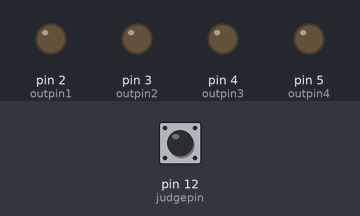
The sketch below on a simulated Arduino Uno, built with avr-gcc and run on an emulated ATmega328P. Parts: output pins drawn as LEDs (lit = HIGH). The test bench sets the inputs (shaded band); at power-on: pin 12 (judgepin) HIGH. At 51.0 s the program stops and its outputs stay as they are.

Above: at 0.1 s.
At 10.1 s:
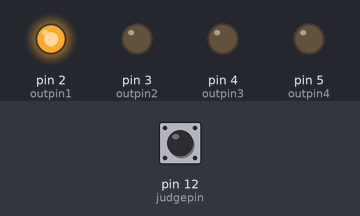
At 20.1 s:
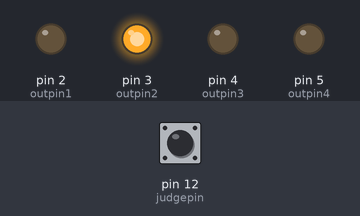
At 30.1 s:
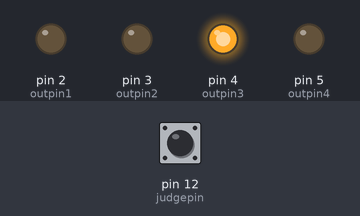
At 40.1 s:
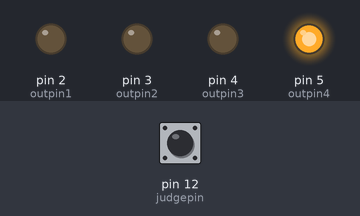
Timing chart, 0 to 46.5 s (numbered marks = the images above):
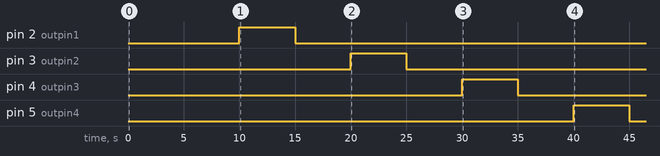

The sketch:

nichrome_test.ino
```cpp
#define outpin1 2
#define outpin2 3
#define outpin3 4
#define outpin4 5
#define judgepin 12

void setup() {
  pinMode(outpin1, OUTPUT);
  pinMode(outpin2, OUTPUT);
  pinMode(outpin3, OUTPUT);
  pinMode(outpin4, OUTPUT);
  pinMode(judgepin, INPUT_PULLUP);
}

void loop() {
  while(digitalRead(judgepin) == 0){
    delay(100);
  }
  delay(10000);
  digitalWrite(outpin1, HIGH);
  delay(5000);
  digitalWrite(outpin1, LOW);
  delay(5000);
  digitalWrite(outpin2, HIGH);
  delay(5000);
  digitalWrite(outpin2, LOW);
  delay(5000);
  digitalWrite(outpin3, HIGH);
  delay(5000);
  digitalWrite(outpin3, LOW);
  delay(5000);
  digitalWrite(outpin4, HIGH);
  delay(5000);
  digitalWrite(outpin4, LOW);
  delay(5000);
  while(1){
    delay(1000);
  }
}
```

Measured:
- by itself, pin 2 (outpin1): LOW → HIGH at 10.0 s, → LOW 5.0 s later
- by itself, pin 3 (outpin2): LOW → HIGH at 20.0 s, → LOW 5.0 s later
- by itself, pin 4 (outpin3): LOW → HIGH at 30.0 s, → LOW 5.0 s later
- by itself, pin 5 (outpin4): LOW → HIGH at 40.0 s, → LOW 5.0 s later
